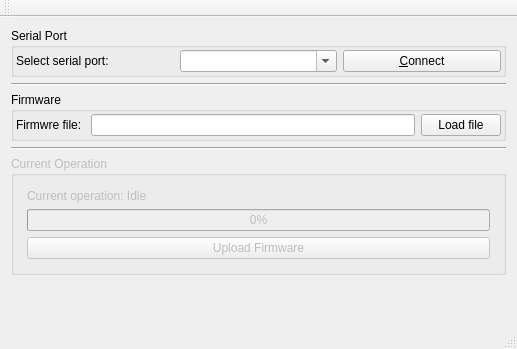
<?xml version="1.0" encoding="UTF-8"?>
<ui version="4.0">
 <class>MainWindow</class>
 <widget class="QMainWindow" name="MainWindow">
  <property name="geometry">
   <rect>
    <x>0</x>
    <y>0</y>
    <width>517</width>
    <height>349</height>
   </rect>
  </property>
  <property name="windowTitle">
   <string>Qt_MSPBSL_Uploader</string>
  </property>
  <widget class="QWidget" name="CentralWidget">
   <layout class="QVBoxLayout" name="verticalLayout">
    <item>
     <widget class="QGroupBox" name="SerialPortGroup">
      <property name="title">
       <string>Serial Port</string>
      </property>
      <property name="checkable">
       <bool>false</bool>
      </property>
      <layout class="QHBoxLayout" name="horizontalLayout_3">
       <property name="spacing">
        <number>2</number>
       </property>
       <property name="margin">
        <number>2</number>
       </property>
       <item>
        <layout class="QHBoxLayout" name="SerialPortLayout">
         <item>
          <widget class="QLabel" name="SerialPortNameLabel">
           <property name="maximumSize">
            <size>
             <width>16777215</width>
             <height>24</height>
            </size>
           </property>
           <property name="text">
            <string>Select serial port:</string>
           </property>
          </widget>
         </item>
         <item>
          <widget class="QComboBox" name="SerialPortNameCombo">
           <property name="editable">
            <bool>true</bool>
           </property>
          </widget>
         </item>
         <item>
          <widget class="QPushButton" name="SerialConnectButton">
           <property name="text">
            <string>&amp;Connect</string>
           </property>
          </widget>
         </item>
        </layout>
       </item>
      </layout>
     </widget>
    </item>
    <item>
     <widget class="Line" name="line">
      <property name="orientation">
       <enum>Qt::Horizontal</enum>
      </property>
     </widget>
    </item>
    <item>
     <widget class="QGroupBox" name="FirmwareGroup">
      <property name="title">
       <string>Firmware</string>
      </property>
      <layout class="QHBoxLayout" name="horizontalLayout">
       <property name="spacing">
        <number>2</number>
       </property>
       <property name="margin">
        <number>2</number>
       </property>
       <item>
        <layout class="QHBoxLayout" name="FirmwareLayout">
         <item>
          <widget class="QLabel" name="FirmwareFileNameLabel">
           <property name="text">
            <string>Firmwre file: </string>
           </property>
          </widget>
         </item>
         <item>
          <widget class="QLineEdit" name="FirmwareSelectedFile"/>
         </item>
         <item>
          <widget class="QPushButton" name="FirmwareLoadButton">
           <property name="text">
            <string>Load file</string>
           </property>
          </widget>
         </item>
        </layout>
       </item>
      </layout>
     </widget>
    </item>
    <item>
     <widget class="Line" name="line_2">
      <property name="orientation">
       <enum>Qt::Horizontal</enum>
      </property>
     </widget>
    </item>
    <item>
     <widget class="QGroupBox" name="OperationGroup">
      <property name="enabled">
       <bool>false</bool>
      </property>
      <property name="title">
       <string>Current Operation</string>
      </property>
      <layout class="QHBoxLayout" name="horizontalLayout_4">
       <property name="spacing">
        <number>2</number>
       </property>
       <property name="margin">
        <number>2</number>
       </property>
       <item>
        <layout class="QHBoxLayout" name="OperationLayout">
         <item>
          <widget class="QWidget" name="CurrentOperationFrame" native="true">
           <property name="sizePolicy">
            <sizepolicy hsizetype="Preferred" vsizetype="Preferred">
             <horstretch>0</horstretch>
             <verstretch>0</verstretch>
            </sizepolicy>
           </property>
           <layout class="QVBoxLayout" name="verticalLayout_2">
            <item>
             <widget class="QLabel" name="OperationStatus">
              <property name="text">
               <string>Current operation: Idle</string>
              </property>
             </widget>
            </item>
            <item>
             <widget class="QProgressBar" name="OperationProgressBar">
              <property name="value">
               <number>0</number>
              </property>
             </widget>
            </item>
            <item>
             <widget class="QPushButton" name="OperationStartButton">
              <property name="text">
               <string>Upload Firmware</string>
              </property>
             </widget>
            </item>
           </layout>
          </widget>
         </item>
        </layout>
       </item>
      </layout>
     </widget>
    </item>
    <item>
     <widget class="QWidget" name="widget" native="true">
      <property name="sizePolicy">
       <sizepolicy hsizetype="MinimumExpanding" vsizetype="MinimumExpanding">
        <horstretch>0</horstretch>
        <verstretch>0</verstretch>
       </sizepolicy>
      </property>
     </widget>
    </item>
   </layout>
  </widget>
  <widget class="QMenuBar" name="menuBar">
   <property name="geometry">
    <rect>
     <x>0</x>
     <y>0</y>
     <width>517</width>
     <height>25</height>
    </rect>
   </property>
  </widget>
  <widget class="QToolBar" name="mainToolBar">
   <attribute name="toolBarArea">
    <enum>TopToolBarArea</enum>
   </attribute>
   <attribute name="toolBarBreak">
    <bool>false</bool>
   </attribute>
  </widget>
  <widget class="QStatusBar" name="statusBar"/>
 </widget>
 <layoutdefault spacing="6" margin="11"/>
 <resources/>
 <connections/>
</ui>
